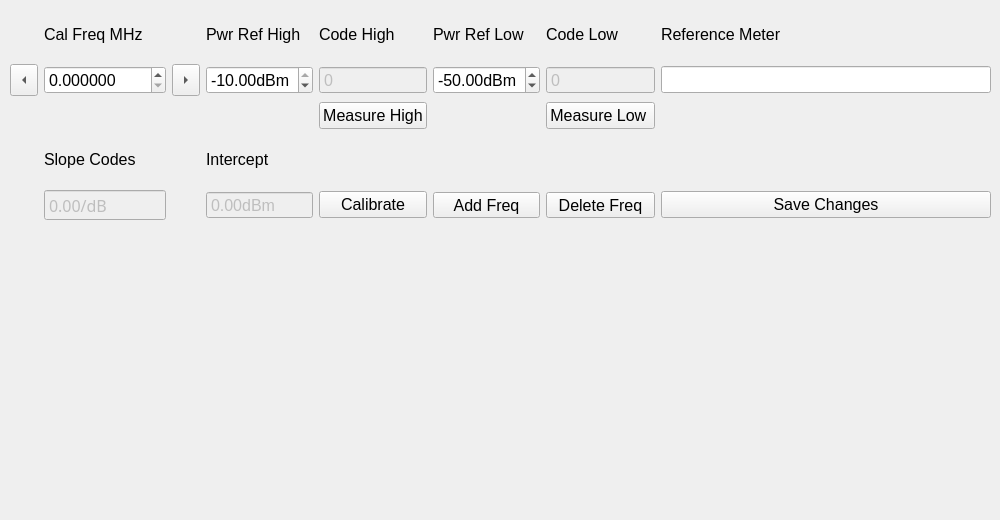
      <widget class="QWidget" name="calTab">
       <attribute name="title">
        <string>Calibration</string>
       </attribute>
       <widget class="QWidget" name="gridLayoutWidget_2">
        <property name="geometry">
         <rect>
          <x>10</x>
          <y>10</y>
          <width>981</width>
          <height>211</height>
         </rect>
        </property>
        <layout class="QGridLayout" name="gridLayout_4">
         <item row="1" column="6">
          <widget class="QDoubleSpinBox" name="lowCode">
           <property name="enabled">
            <bool>false</bool>
           </property>
           <property name="font">
            <font>
             <pointsize>12</pointsize>
            </font>
           </property>
           <property name="buttonSymbols">
            <enum>QAbstractSpinBox::NoButtons</enum>
           </property>
           <property name="prefix">
            <string/>
           </property>
           <property name="decimals">
            <number>0</number>
           </property>
           <property name="maximum">
            <double>5000.000000000000000</double>
           </property>
          </widget>
         </item>
         <item row="1" column="2">
          <widget class="QToolButton" name="nextCal">
           <property name="sizePolicy">
            <sizepolicy hsizetype="Fixed" vsizetype="Fixed">
             <horstretch>0</horstretch>
             <verstretch>0</verstretch>
            </sizepolicy>
           </property>
           <property name="font">
            <font>
             <pointsize>12</pointsize>
            </font>
           </property>
           <property name="text">
            <string>...</string>
           </property>
           <property name="iconSize">
            <size>
             <width>20</width>
             <height>25</height>
            </size>
           </property>
           <property name="arrowType">
            <enum>Qt::RightArrow</enum>
           </property>
          </widget>
         </item>
         <item row="4" column="7">
          <widget class="QPushButton" name="saveCal">
           <property name="font">
            <font>
             <pointsize>12</pointsize>
            </font>
           </property>
           <property name="text">
            <string>Save Changes</string>
           </property>
          </widget>
         </item>
         <item row="1" column="3">
          <widget class="QDoubleSpinBox" name="highRef">
           <property name="font">
            <font>
             <pointsize>12</pointsize>
            </font>
           </property>
           <property name="suffix">
            <string>dBm</string>
           </property>
           <property name="minimum">
            <double>-60.000000000000000</double>
           </property>
           <property name="maximum">
            <double>-10.000000000000000</double>
           </property>
          </widget>
         </item>
         <item row="1" column="5">
          <widget class="QDoubleSpinBox" name="lowRef">
           <property name="font">
            <font>
             <pointsize>12</pointsize>
            </font>
           </property>
           <property name="suffix">
            <string>dBm</string>
           </property>
           <property name="minimum">
            <double>-60.000000000000000</double>
           </property>
           <property name="maximum">
            <double>-10.000000000000000</double>
           </property>
           <property name="value">
            <double>-50.000000000000000</double>
           </property>
          </widget>
         </item>
         <item row="0" column="3">
          <widget class="QLabel" name="label_32">
           <property name="font">
            <font>
             <pointsize>12</pointsize>
            </font>
           </property>
           <property name="text">
            <string>Pwr Ref High</string>
           </property>
          </widget>
         </item>
         <item row="0" column="1">
          <widget class="QLabel" name="label_31">
           <property name="font">
            <font>
             <pointsize>12</pointsize>
            </font>
           </property>
           <property name="text">
            <string>Cal Freq MHz</string>
           </property>
          </widget>
         </item>
         <item row="0" column="5">
          <widget class="QLabel" name="label_33">
           <property name="font">
            <font>
             <pointsize>12</pointsize>
            </font>
           </property>
           <property name="text">
            <string>Pwr Ref Low</string>
           </property>
          </widget>
         </item>
         <item row="1" column="1">
          <widget class="QDoubleSpinBox" name="calFreq">
           <property name="font">
            <font>
             <pointsize>12</pointsize>
            </font>
           </property>
           <property name="suffix">
            <string/>
           </property>
           <property name="decimals">
            <number>6</number>
           </property>
           <property name="maximum">
            <double>3000.000000000000000</double>
           </property>
           <property name="singleStep">
            <double>10.000000000000000</double>
           </property>
          </widget>
         </item>
         <item row="0" column="7">
          <widget class="QLabel" name="label_34">
           <property name="font">
            <font>
             <pointsize>12</pointsize>
            </font>
           </property>
           <property name="text">
            <string>Reference Meter</string>
           </property>
          </widget>
         </item>
         <item row="1" column="7">
          <widget class="QLineEdit" name="refMeter">
           <property name="font">
            <font>
             <pointsize>12</pointsize>
            </font>
           </property>
          </widget>
         </item>
         <item row="2" column="4">
          <widget class="QPushButton" name="measHigh">
           <property name="font">
            <font>
             <pointsize>12</pointsize>
            </font>
           </property>
           <property name="text">
            <string>Measure High</string>
           </property>
          </widget>
         </item>
         <item row="2" column="6">
          <widget class="QPushButton" name="measLow">
           <property name="font">
            <font>
             <pointsize>12</pointsize>
            </font>
           </property>
           <property name="text">
            <string>Measure Low </string>
           </property>
          </widget>
         </item>
         <item row="0" column="6">
          <widget class="QLabel" name="label_24">
           <property name="font">
            <font>
             <pointsize>12</pointsize>
            </font>
           </property>
           <property name="text">
            <string>Code Low</string>
           </property>
          </widget>
         </item>
         <item row="1" column="4">
          <widget class="QDoubleSpinBox" name="highCode">
           <property name="enabled">
            <bool>false</bool>
           </property>
           <property name="font">
            <font>
             <pointsize>12</pointsize>
            </font>
           </property>
           <property name="buttonSymbols">
            <enum>QAbstractSpinBox::NoButtons</enum>
           </property>
           <property name="prefix">
            <string/>
           </property>
           <property name="decimals">
            <number>0</number>
           </property>
           <property name="maximum">
            <double>5000.000000000000000</double>
           </property>
          </widget>
         </item>
         <item row="0" column="4">
          <widget class="QLabel" name="label_23">
           <property name="font">
            <font>
             <pointsize>12</pointsize>
            </font>
           </property>
           <property name="text">
            <string>Code High</string>
           </property>
          </widget>
         </item>
         <item row="3" column="1">
          <widget class="QLabel" name="label_18">
           <property name="font">
            <font>
             <pointsize>12</pointsize>
            </font>
           </property>
           <property name="text">
            <string>Slope Codes</string>
           </property>
          </widget>
         </item>
         <item row="4" column="1">
          <widget class="QDoubleSpinBox" name="slope">
           <property name="enabled">
            <bool>false</bool>
           </property>
           <property name="font">
            <font>
             <family>Sans Serif</family>
             <pointsize>12</pointsize>
            </font>
           </property>
           <property name="buttonSymbols">
            <enum>QAbstractSpinBox::NoButtons</enum>
           </property>
           <property name="prefix">
            <string/>
           </property>
           <property name="suffix">
            <string>/dB</string>
           </property>
           <property name="decimals">
            <number>2</number>
           </property>
           <property name="minimum">
            <double>-99.000000000000000</double>
           </property>
          </widget>
         </item>
         <item row="3" column="3">
          <widget class="QLabel" name="label_21">
           <property name="font">
            <font>
             <pointsize>12</pointsize>
            </font>
           </property>
           <property name="text">
            <string>Intercept</string>
           </property>
          </widget>
         </item>
         <item row="4" column="3">
          <widget class="QDoubleSpinBox" name="intercept">
           <property name="enabled">
            <bool>false</bool>
           </property>
           <property name="font">
            <font>
             <pointsize>12</pointsize>
            </font>
           </property>
           <property name="buttonSymbols">
            <enum>QAbstractSpinBox::NoButtons</enum>
           </property>
           <property name="prefix">
            <string/>
           </property>
           <property name="suffix">
            <string>dBm</string>
           </property>
           <property name="decimals">
            <number>2</number>
           </property>
           <property name="minimum">
            <double>-99.000000000000000</double>
           </property>
          </widget>
         </item>
         <item row="4" column="4">
          <widget class="QPushButton" name="calibrate">
           <property name="font">
            <font>
             <pointsize>12</pointsize>
            </font>
           </property>
           <property name="text">
            <string>Calibrate</string>
           </property>
          </widget>
         </item>
         <item row="4" column="6">
          <widget class="QToolButton" name="deleteCal">
           <property name="sizePolicy">
            <sizepolicy hsizetype="Minimum" vsizetype="Fixed">
             <horstretch>0</horstretch>
             <verstretch>0</verstretch>
            </sizepolicy>
           </property>
           <property name="font">
            <font>
             <pointsize>12</pointsize>
             <weight>50</weight>
             <bold>false</bold>
            </font>
           </property>
           <property name="text">
            <string>Delete Freq</string>
           </property>
           <property name="iconSize">
            <size>
             <width>20</width>
             <height>20</height>
            </size>
           </property>
          </widget>
         </item>
         <item row="1" column="0">
          <widget class="QToolButton" name="prevCal">
           <property name="sizePolicy">
            <sizepolicy hsizetype="Fixed" vsizetype="Fixed">
             <horstretch>0</horstretch>
             <verstretch>0</verstretch>
            </sizepolicy>
           </property>
           <property name="font">
            <font>
             <pointsize>12</pointsize>
            </font>
           </property>
           <property name="text">
            <string>...</string>
           </property>
           <property name="iconSize">
            <size>
             <width>20</width>
             <height>25</height>
            </size>
           </property>
           <property name="arrowType">
            <enum>Qt::LeftArrow</enum>
           </property>
          </widget>
         </item>
         <item row="4" column="5">
          <widget class="QToolButton" name="addCal">
           <property name="sizePolicy">
            <sizepolicy hsizetype="Minimum" vsizetype="Fixed">
             <horstretch>0</horstretch>
             <verstretch>0</verstretch>
            </sizepolicy>
           </property>
           <property name="font">
            <font>
             <pointsize>12</pointsize>
            </font>
           </property>
           <property name="text">
            <string>Add Freq</string>
           </property>
          </widget>
         </item>
        </layout>
       </widget>
       <widget class="QWidget" name="gridLayoutWidget_3">
        <property name="geometry">
         <rect>
          <x>10</x>
          <y>230</y>
          <width>481</width>
          <height>281</height>
         </rect>
        </property>
        <layout class="QGridLayout" name="gridLayout_6">
         <item row="0" column="5">
          <widget class="PlotWidget" name="slopeFreq" native="true">
           <property name="autoFillBackground">
            <bool>false</bool>
           </property>
          </widget>
         </item>
        </layout>
       </widget>
      </widget>
